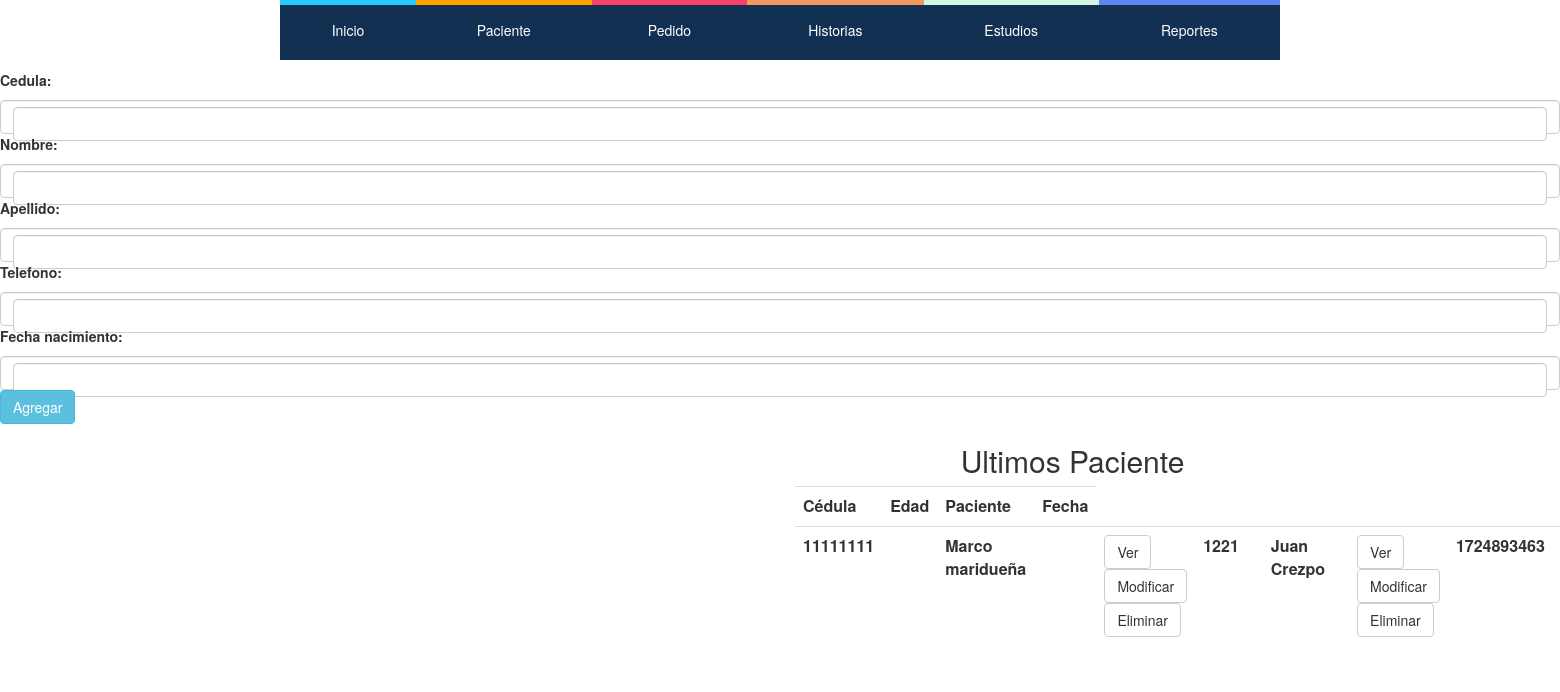
Screenshot of /crear/paciente/ (signed in) with the database file from the repository.
### hcapp/models.py (models this page shows, shortened)
class Paciente (models.Model):
    Cedula = models.IntegerField(null=False, blank=False, unique=True) # es necesaria?
    Nombre = models.CharField(max_length=128, null=False, blank=False)
    Apellido = models.CharField(max_length=128, null=False, blank=False)
    Telefono = models.IntegerField(validators=[MaxValueValidator(9999999999)], null=True, blank=True)
    Fecha_nacimiento= models.DateField(null= True, blank=True)
    Fecha_ingreso= models.DateField(auto_now=True, auto_now_add=False)
    '''def save(self, *args, **kwargs):
        if not self.Edad:
            self.Edad = calculate_age(self.Fecha_nacimiento)
        super(Paciente, self).save(*args, **kwargs)'''

### hcapp/views.py (the view)
# urls.py: url(r'^crear/paciente/$',views.CrearPaciente.as_view() ,name="Crear-Paciente"),
class CrearPaciente(generic.CreateView):
    model = Paciente
    fields = ['Cedula','Nombre','Apellido','Telefono','Fecha_nacimiento']
    template_name_suffix ='_form'
    success_url =reverse_lazy('hcapp:Crear-Paciente')
    def get_form(self, form_class=None ):
        form = super(CrearPaciente, self).get_form(form_class)
        form.fields['Cedula'].validators=[validar_cedula]
        for x, y in form.fields.items():
            form.fields[x].widget.attrs.update({'class': 'form-control'})
        return form
    def get_context_data(self, **kwargs):
        ctx = super(CrearPaciente, self).get_context_data(**kwargs)
        ultimos=Paciente.objects.all().order_by('-Fecha_ingreso')[:10]
        ctx['ultimos'] = ultimos
        return ctx

### hcapp - copia/templates/hcapp/paciente_form.html (shortened to what this page needs)
{% extends "hcapp/index.html" %}
{% load staticfiles %}
{% block contenido %}
      <form action="" method="post" enctype="multipart/form-data" role="form">
{% include 'hcapp/form_template.html' %}
				<button type="submit" class="btn btn-info">
						Agregar
					</button>
</form>
          <div class="container">
            <div class="row">
              <div class="col-md-4">
              </div>
              <div class="col-md-2">
              </div>
              <div class="col-md-6">
                <div class="table responsive" align="center">
                    <table class="table" >
                              <tr colspan="5" align="center"><h2>Ultimos Paciente</h2></tr>
                            <tr>
                                <th>Cédula</th>
                                <th>Edad</th>
                                <th>Paciente</th>
                                <th>Fecha</th>
                            </tr>
                           {% for paciente in ultimos  %}
                            <th>
                                    {{paciente.Cedula}}
                                </th>
                                <th>
                                </th>
                                <th>
                                    {{paciente.Nombre}} {{paciente.Apellido}}
                                </th>
                                <th>
                                </th>
                                <th>
                                    <button class="btn btn-default" type="button" id="ver_paciente" onclick="window.location.href='/editar/paciente/{{paciente.pk}}' "> Ver </button>
                                    <button class="btn btn-default" type="button" id="modificar_paciente" onclick="window.location.href='/editar/paciente/{{paciente.pk}}' "> Modificar </button>
                                    <button class="btn btn-default" type="button" id="eliminar_paciente" onclick="window.location.href='/eliminar/paciente/{{paciente.pk}}' "
                                    > Eliminar </button>
                                </th>
                           {% endfor %}
                    </table>
                </div>
              </div>
            </div>
          </div>
{% endblock contenido %}

### hcapp/static/css/estilo_distribucion_cntenido.css (style rules this page uses)
* { margin: 0; padding: 0; }
body { font-family: none; background: #fff; color: #fff; }

### rows the page displays
Paciente: Cedula "11111111", Nombre "Marco", Apellido "maridueña"
Paciente: Cedula "1221", Nombre "Juan", Apellido "Crezpo"
Paciente: Cedula "1724893463"

### other values shown
{{ field.label_tag }} "Cedula:" "Nombre:" "Apellido:" "Telefono:" "Fecha nacimiento:"
